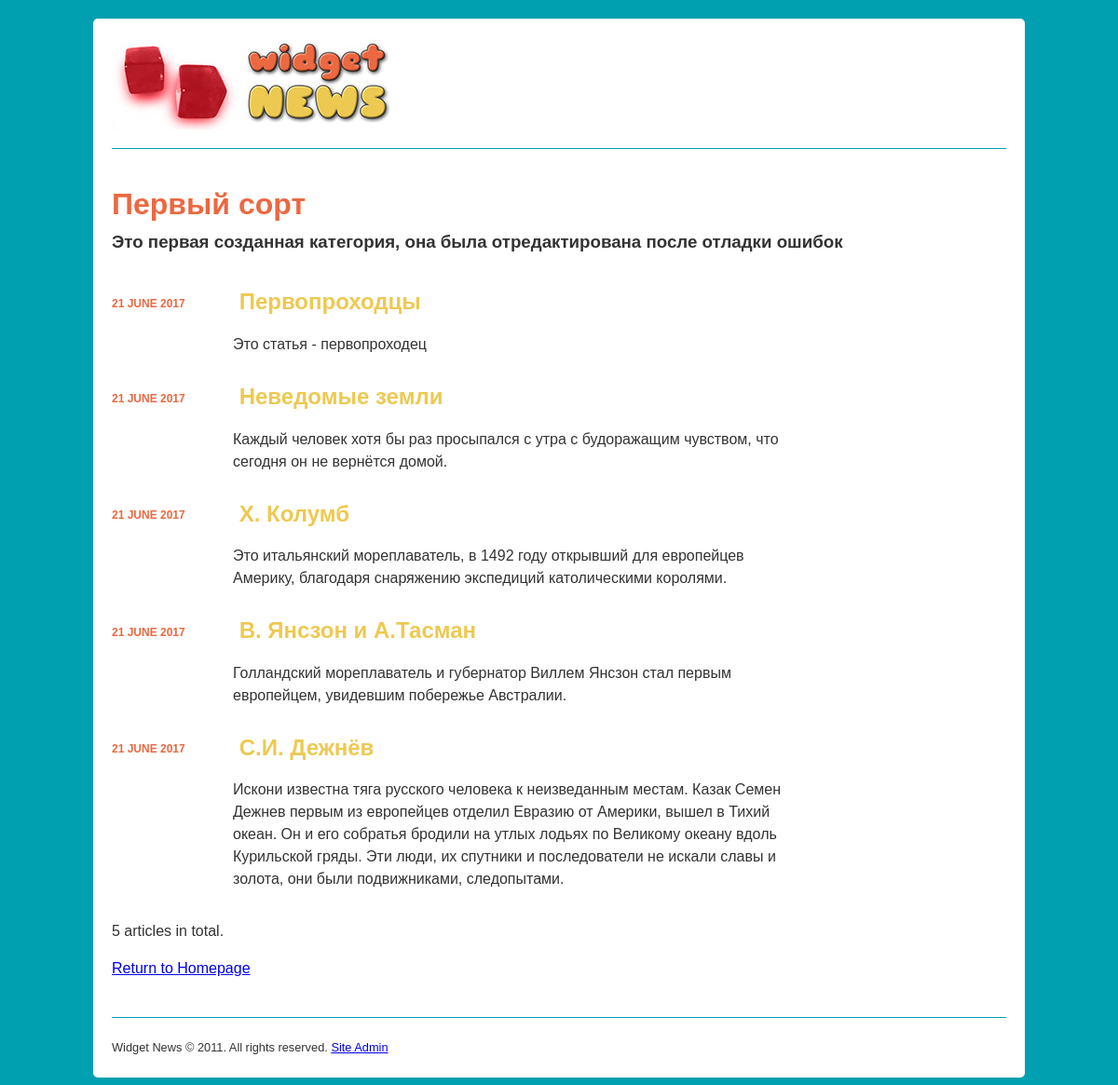
The page /?action=archive&categoryId=1 on the database its author committed.
### tables this page shows
CREATE TABLE `categories` (
  `id` smallint(5) unsigned NOT NULL AUTO_INCREMENT,
  `name` varchar(255) NOT NULL,
  `description` text NOT NULL,
  PRIMARY KEY (`id`)
);

CREATE TABLE `articles` (
  `id` smallint(5) unsigned NOT NULL AUTO_INCREMENT,
  `publicationDate` date NOT NULL,
  `categoryId` smallint(5) unsigned NOT NULL,
  `title` varchar(255) NOT NULL,
  `summary` text NOT NULL,
  `content` mediumtext NOT NULL,
  PRIMARY KEY (`id`)
);

### classes/Category.php (called while the page is built, shortened)
<?php
	class Category
	{
	  public function __construct( $data=array() ) {
	    if ( isset( $data['name'] ) ) $this->name = $data['name'];
	    if ( isset( $data['description'] ) ) $this->description = $data['description'];
	  }
	  public static function getById( $id ) {
	    $conn = new PDO( DB_DSN, DB_USERNAME, DB_PASSWORD );
	    $sql = "SELECT * FROM categories WHERE id = :id";
	    $st = $conn->prepare( $sql );
	    $st->bindValue( ":id", $id, PDO::PARAM_INT );
	    $st->execute();
	    $row = $st->fetch();
	    if ( $row ) return new Category( $row );
	  }
	  public static function getList( $numRows=1000000, $order="name ASC" ) {
	    $conn = new PDO( DB_DSN, DB_USERNAME, DB_PASSWORD );
            $sql = "SELECT SQL_CALC_FOUND_ROWS * FROM categories
	            ORDER BY $order LIMIT :numRows";
	    $st = $conn->prepare( $sql );
	    $st->bindValue( ":numRows", $numRows, PDO::PARAM_INT );
	    $st->execute();
	    $list = array();
	    while ( $row = $st->fetch() ) {
	      $category = new Category( $row );
	      $list[] = $category;
	    }
	    $sql = "SELECT FOUND_ROWS() AS totalRows";
	    $totalRows = $conn->query( $sql )->fetch();
	    return ( array ( "results" => $list, "totalRows" => $totalRows[0] ) );
	  }
	}

### classes/Article.php (called while the page is built, shortened)
<?php
class Article
	{
            public function __construct( $data=array() ) {
              if ( isset( $data['id'] ) ) {$this->id = (int) $data['id'];}
              if ( isset( $data['publicationDate'] ) ) {$this->publicationDate = (string) $data['publicationDate'];}
              if ( isset( $data['title'] ) ) {$this->title = $data['title'];}
              if ( isset( $data['summary'] ) ) {$this->summary = $data['summary'];}
            }
            public static function getList( $numRows=1000000, $categoryId=null, $order="publicationDate DESC" ) {
                $conn = new PDO( DB_DSN, DB_USERNAME, DB_PASSWORD );
                $categoryClause = $categoryId ? "WHERE categoryId = :categoryId" : "";
                $sql = "SELECT SQL_CALC_FOUND_ROWS *, UNIX_TIMESTAMP(publicationDate) AS publicationDate
                        FROM articles $categoryClause
                        ORDER BY  $order  LIMIT :numRows";
                $st = $conn->prepare( $sql );
                $st->bindValue( ":numRows", $numRows, PDO::PARAM_INT );
                if ( $categoryId ) $st->bindValue( ":categoryId", $categoryId, PDO::PARAM_INT );
                $st->execute();
                $list = array();
                while ( $row = $st->fetch() ) {
                    $article = new Article( $row );
                    $list[] = $article;
                }
                $sql = "SELECT FOUND_ROWS() AS totalRows";
                $totalRows = $conn->query( $sql )->fetch();
                return ( array ( "results" => $list, "totalRows" => $totalRows[0] ) );
            }
        }

### templates/archive.php (the view, shortened to what this page needs)
<?php include "templates/include/header.php" ?>
    <h1><?php echo htmlspecialchars( $results['pageHeading'] ) ?></h1>
    <?php if ( $results['category'] ) { ?>
    <h3 class="categoryDescription"><?php echo htmlspecialchars( $results['category']->description ) ?></h3>
    <?php } ?>
    <ul id="headlines" class="archive">
    <?php foreach ( $results['articles'] as $article ) { ?>
            <li>
                <h2>
                    <span class="pubDate">
                        <?php echo date('j F Y', $article->publicationDate)?>
                    </span>
                    <a href=".?action=viewArticle&amp;articleId=<?php echo $article->id?>">
                        <?php echo htmlspecialchars( $article->title )?>
                    </a>
                </h2>
              <p class="summary"><?php echo htmlspecialchars( $article->summary )?></p>
            </li>
    <?php } ?>
    </ul>
    <p><?php echo $results['totalRows']?> article<?php echo ( $results['totalRows'] != 1 ) ? 's' : '' ?> in total.</p>
    <p><a href="./">Return to Homepage</a></p>
<?php include "templates/include/footer.php" ?>

### style.css (style rules this page uses)
body { margin: 0; color: #333; background-color: #00a0b0; font-family: "Trebuchet MS", Arial, Helvetica, sans-serif; line-height: 1.5em; }
h1 { color: #eb6841; margin-bottom: 30px; line-height: 1.2em; }
h2, h2 a { color: #edc951; }
h2 a { text-decoration: none; }
h3.categoryDescription { margin-top: -20px; margin-bottom: 40px; }
#headlines { list-style: none; padding-left: 0; width: 75%; }
#headlines li { margin-bottom: 2em; }
.pubDate { font-size: .8em; color: #eb6841; text-transform: uppercase; }
#headlines .pubDate { display: inline-block; width: 100px; font-size: .5em; vertical-align: middle; }
#headlines.archive .pubDate { width: 130px; }
.summary { padding-left: 100px; }
#headlines.archive .summary { padding-left: 130px; }

### rows shown on the page
categories: description "Это первая созданная категория, она была отредактирована после отладки ошибок"
articles: publicationDate "21 JUNE 2017", title "Первопроходцы", summary "Это статья - первопроходец"
articles: publicationDate "21 JUNE 2017", title "Неведомые земли", summary "Каждый человек хотя бы раз просыпался с утра с будоражащим чувством, что сегодня он не вернётся домой."
articles: publicationDate "21 JUNE 2017", title "Х. Колумб", summary "Это итальянский мореплаватель, в 1492 году открывший для европейцев Америку, благодаря снаряжению экспедиций католическими королями."
articles: publicationDate "21 JUNE 2017", title "В. Янсзон и А.Тасман", summary "Голландский мореплаватель и губернатор Виллем Янсзон стал первым европейцем, увидевшим побережье Австралии."
articles: publicationDate "21 JUNE 2017", title "С.И. Дежнёв", summary "Искони известна тяга русского человека к неизведанным местам. Казак Семен Дежнев первым из европейцев отделил Евразию от Америки, вышел в Тихий океан. Он и его собратья бродили на утлых лодьях по Великому океану вдоль Курильской гряды. Эти люди, их спутники и последователи не искали славы и золота, они были подвижниками, следопытами."

### other values the page prints
$results['pageHeading'] "Первый сорт"
$results['totalRows'] "5"
